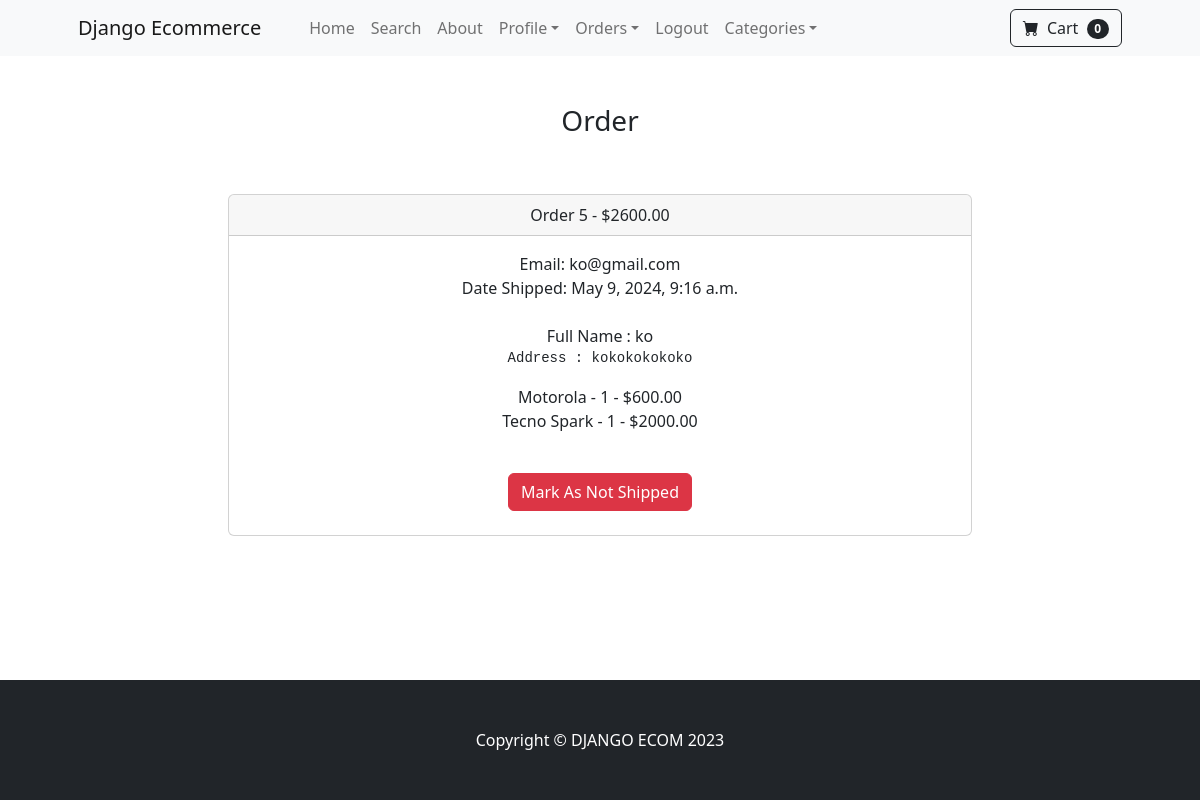
Page /payment/orders/5 (signed in) on the earlier database version.
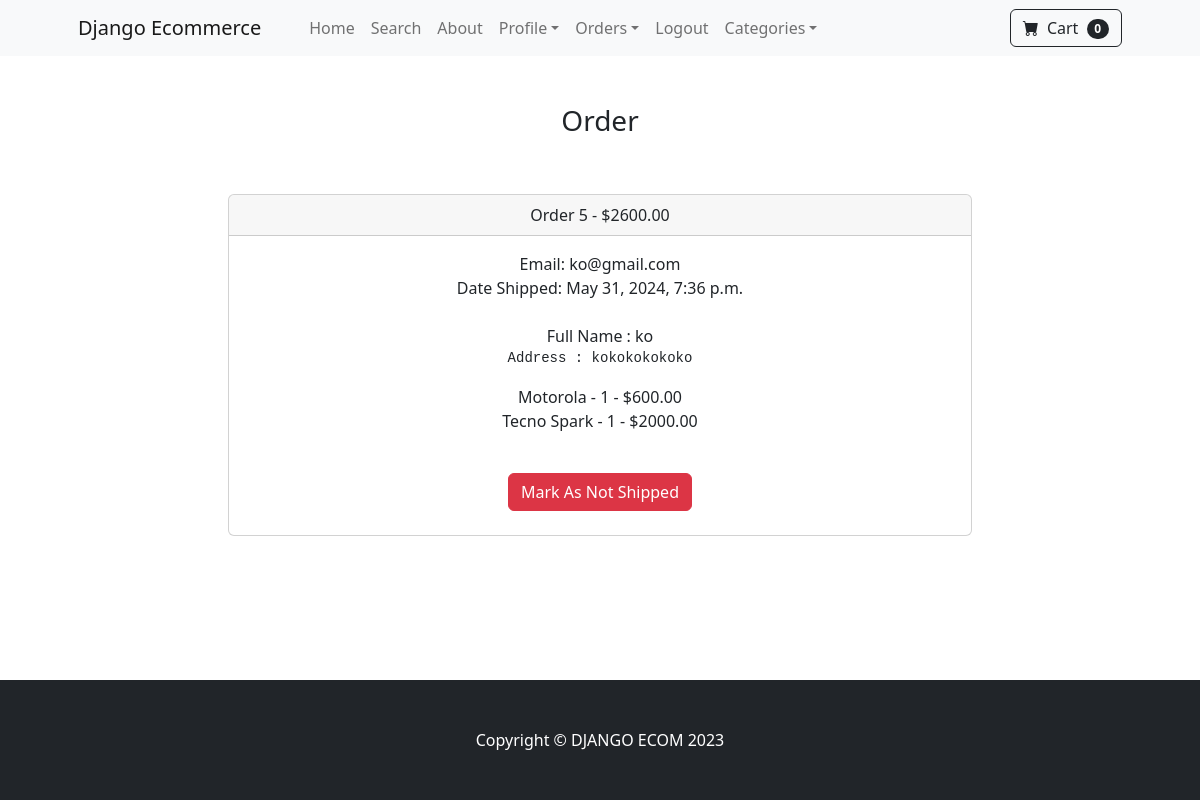
Same page on the later database version.
### payment/models.py (models this page shows, shortened)
class Order(models.Model):
	user = models.ForeignKey(User, on_delete=models.CASCADE, null=True, blank=True)
	full_name = models.CharField(max_length=250)
	email = models.EmailField(max_length=250)
	shipping_address = models.TextField(max_length=15000)
	amount_paid = models.DecimalField(max_digits=7, decimal_places=2)
	date_ordered = models.DateTimeField(auto_now_add=True)
	shipped = models.BooleanField(default=False)
	date_shipped = models.DateTimeField(blank=True, null=True)

### payment/views.py (the view, shortened to what this page needs)
# urls.py: path('orders/<int:pk>',views.orders,name='orders'),
def orders(request,pk) :
	if request.user.is_authenticated and request.user.is_superuser :
		order = Order.objects.get(id=pk)
		items = OrderItem.objects.filter(order=pk)
		return render(request, "payment/orders.html", {"order":order,"items":items})

### cart/cart.py (called while the page is built)
	def __len__(self):
		return len(self.cart)

### cart/context_processors.py (called while the page is built)
def cart(request):
	return {'cart': Cart(request)}

### store/models.py (called while the page is built)
    def __str__(self) -> str:
        return self.name

### payment/templates/payment/orders.html (shortened to what this page needs)
{% extends 'base.html' %}
{% block content %}
  <div class="container">
    <div class="row">
      <center>
        <div class="col-8">
          <br /><br />
          <h3>Order</h3>
          <br />
          <br />
          <div class="card">
            <div class="card-header">Order {{ order.id }} - ${{ order.amount_paid }}</div>
            <div class="card-body">
              Email: {{ order.email }}<br />
              {% if order.date_shipped %}
                Date Shipped: {{ order.date_shipped }}
              {% else %}
                Date Ordered: {{ order.date_ordered }}
              {% endif %}
              <br /><br />
              Full Name : {{ order.full_name }}<br />
              <pre>Address : {{ order.shipping_address }}</pre>
              {% for item in items %}
                {{ item.product }} - {{ item.quantity }} - ${{ item.price }}<br />
              {% endfor %}
            </div>
            <br />
            {% if not order.shipped %}
              <form method="POST">
                {% csrf_token %}
                <input type="hidden" name="shipping_status" value="true" />
                <button type="Submit" class="btn btn-success">Mark As Shipped</button>
              </form>
            {% else %}
              <form method="POST">
                <button type="Submit" class="btn btn-danger">Mark As Not Shipped</button>
              </form>
            {% endif %}
            <br />
          </div>
          <br /><br /><br /><br /><br /><br />
        </div>
      </center>
    </div>
  </div>
{% endblock %}

Differences in the rows shown:
changed Order "ko@gmail.com": date_shipped "May 9, 2024, 9:16 a.m." → "May 31, 2024, 7:36 p.m."
